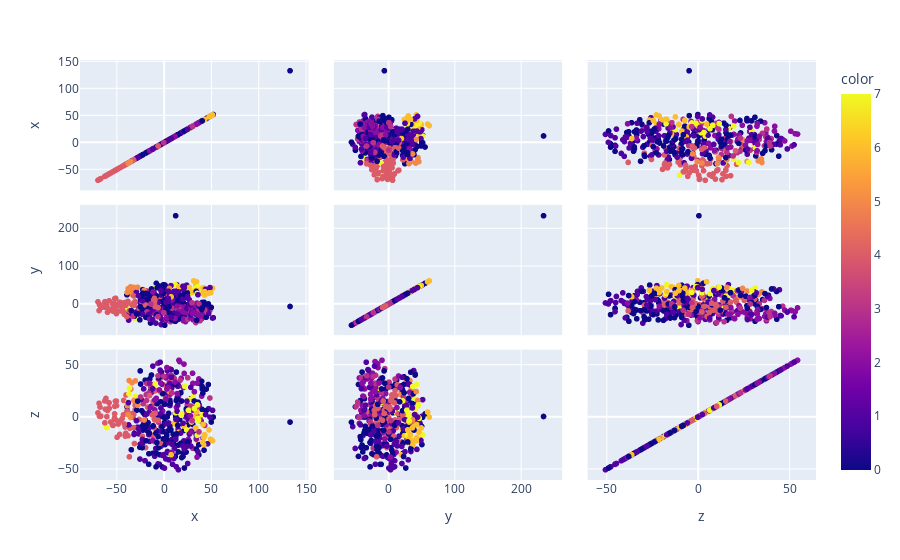

The notebook cell this image was saved under:
### Markdown cell above
## plot using TSNE 2D

### Code cell
kmeans = KMeans(n_clusters=8, random_state=0, n_init="auto").fit(clips_feature_tensor)
cmap = ListedColormap(['blue', 'orange', 'green', 'red', 'purple', 'gray', 'black', 'olive'])

y_kmeans = kmeans.predict(clips_feature_tensor)

tsne = TSNE(n_components=2, random_state=42)
# Addestrare il modello e trasformare i dati
X = tsne.fit_transform(clips_feature_tensor)
print()
# scatter plot of X values
fig = px.scatter_matrix(df, dimensions=["x", "y", "z"], color=labels)

fig.show()

### Figure 1 — Plotly figure (JSON) as saved in the notebook; plotly's stock layout.template omitted (floating-point values rounded to 4 significant figures; data arrays with more than 128 entries replaced by an {"elided": "..."} marker saying what was removed)
{"data": [{"dimensions": [{"axis": {"matches": true}, "label": "x", "values": {"elided": "435 float values"}}, {"axis": {"matches": true}, "label": "y", "values": {"elided": "435 float values"}}, {"axis": {"matches": true}, "label": "z", "values": {"elided": "435 float values"}}], "hovertemplate": "%{xaxis.title.text}=%{x}<br>%{yaxis.title.text}=%{y}<br>color=%{marker.color}<extra></extra>", "legendgroup": "", "marker": {"color": {"elided": "435 int values"}, "coloraxis": "coloraxis", "symbol": "circle"}, "name": "", "showlegend": false, "type": "splom"}], "layout": {"coloraxis": {"colorbar": {"title": {"text": "color"}}, "colorscale": [[0, "#0d0887"], [0.1111, "#46039f"], [0.2222, "#7201a8"], [0.3333, "#9c179e"], [0.4444, "#bd3786"], [0.5556, "#d8576b"], [0.6667, "#ed7953"], [0.7778, "#fb9f3a"], [0.8889, "#fdca26"], [1, "#f0f921"]]}, "dragmode": "select", "legend": {"tracegroupgap": 0}, "margin": {"t": 60}}}
